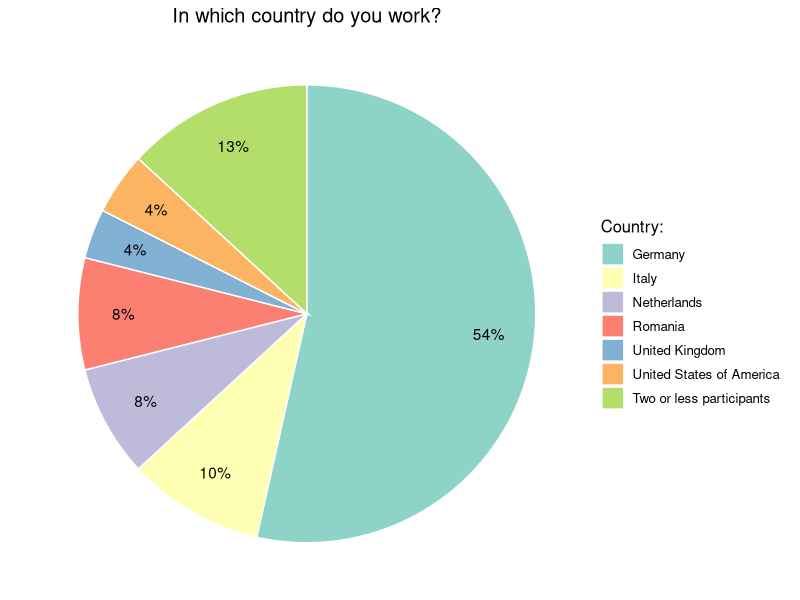

Generate this figure with R: (Note: this script raises an error after producing the figure.)
library(ggplot2)
library(ggthemes)
library(ggrepel)

#multiple plots
library(patchwork)
library(gridExtra)

library(reshape2)
library(dplyr)

library(RColorBrewer)

library(stringr)

library(scales)

## loading data
setwd("D:/GFZ/OpenEM/SurveyReport")
df.raw = read.csv2("./Data/SurveyResp_20221117.csv")

##################################
######## General questions ######
################################

#more options for pie charts here: 
## https://r-charts.com/part-whole/pie-chart-labels-outside-ggplot2/



### 1) In which country do you work? ############
  head(df.raw)
  
  #reducing the data to something simpler
  df.sel = df.raw[,c(1,2)]
  df.sel <- df.sel %>% group_by(In.which.country.do.you.work.) %>% summarize(count=n())
  
  sum(df.sel$count)
  df.sel$Percent = df.sel$count/sum(df.sel$count)*100
  
  
  #combining countries with low number of participation into groups
  df.sel$Group <- df.sel$In.which.country.do.you.work.

  #df.sel$Group[df.sel$count==1] <- "Canada, Croatia, Greece, Luxembourg, Portugal, Slovenia, Sweden"
  #df.sel$Group[df.sel$count==2] <- "Austria, France, Spain, Switzerland"
  
  df.sel$Group[df.sel$count<=2] <- "Two or less participants"
  
  
  #creating a new group
  df.sel2 <- df.sel %>% group_by(Group) %>% summarize(Sum=sum(count))
  df.sel2$Percent = df.sel2$Sum/sum(df.sel2$Sum)*100
  
  
  
  #Sorting alphabetically + 2 or less participants
  sort(unique(df.sel2$Group))
  df.sel2$Group_Sorted <- factor(df.sel2$Group,
                                 levels=c(
                                   "Germany",
                                   "Italy",
                                   "Netherlands",
                                   "Romania",
                                   "United Kingdom",
                                   "United States of America",
                                   "Two or less participants"
                                   ))
  

  head(df.sel2)
  #% labels within pie chart
  df.sel2 <- df.sel2 %>% 
    mutate(csum = rev(cumsum(rev(Sum))), 
           pos = Sum/2 + lead(csum, 1),
           pos = if_else(is.na(pos), Sum/2, pos)) %>% 
    mutate(legend_labs = paste0(Group_Sorted, " (", percent(df.sel2$Sum/sum(df.sel2$Sum)), ")"))%>% 
    mutate(percent2 = paste0( percent(df.sel2$Sum/sum(df.sel2$Sum),1)))
  
      
  
  # adapted from: https://r-graph-gallery.com/piechart-ggplot2.html

  Q01_plot <- ggplot(df.sel2, aes(x="", y=Percent, fill=Group_Sorted)) +
    geom_bar(stat="identity", width=1,color="white") +
    #coord_polar("y", start=0)+
    coord_polar("y", start=0,direction = -1) + 
    scale_fill_brewer(palette="Set3",name = "Country:")+
    geom_text(aes(label = percent2,x=1.3),
              position = position_stack(vjust = 0.5)) +
    
    #scale_fill_manual(values = spectral)+
    theme_void()+
    theme(legend.position="right",
          text=element_text(size=12),
          plot.title = element_text(hjust = 0.5)) + 
    ggtitle("In which country do you work?")
  
  Q01_plot 
  

  #saving data structure to file
  write.csv2(df.sel,"./Plotsdata/Q01_Country.csv")
  write.csv2(df.sel2,"./Plotsdata/Q01_Country_PLOTONLY.csv")
  
  

  # Saving plot
  png(file="./Plots/Q01_Country.png", units="in", width=8, height=5, res=600)

  print(Q01_plot)
  
  dev.off()
  

  

### 2) What type of organization do you work for? ############
  
  
  #reducing the data to something simpler
  df.sel = df.raw[,c(1,3)]
  head(df.sel)
  
  df.sel <- df.sel %>% group_by(What.type.of.organization.do.you.work.for.) %>% summarize(count=n())
  
  sum(df.sel$count)
  df.sel$Percent = df.sel$count/sum(df.sel$count)*100
  
  # adding extra colors to the pallete
  nb.cols <- 7
  mycolors <- colorRampPalette(brewer.pal(7, "Spectral"))(nb.cols)
  
  names(df.sel)
  #% labels within pie chart
  df.sel <- df.sel %>% 
    mutate(csum = rev(cumsum(rev(count))), 
           pos = count/2 + lead(csum, 1),
           pos = if_else(is.na(pos), count/2, pos)) %>% 
    mutate(legend_labs = paste0(What.type.of.organization.do.you.work.for., 
                                " (", percent(df.sel$count/sum(df.sel$count)), ")"))%>% 
    mutate(percent2 = paste0( percent(df.sel$count/sum(df.sel$count),1)))
  
  
  # adapted from: https://r-graph-gallery.com/piechart-ggplot2.html
  
  df.sel$Organization = factor(df.sel$What.type.of.organization.do.you.work.for.,levels = unique(df.sel$What.type.of.organization.do.you.work.for.))

  
  #saving data structure to file
  write.csv2(df.sel,"./Plotsdata/Q02_TypeOrganization.csv")
  
  
  #ploting 
  ggplot(df.sel, aes(x="", y=Percent, fill=legend_labs)) +
    geom_bar(stat="identity", width=1,color="white") +
    coord_polar("y") + 
    scale_fill_brewer(palette="Spectral",name = "What type of organisation you work for?:")+
    #geom_text(aes(label = percent2),
    #          position = position_stack(vjust = 0.5)) +
    #geom_label_repel(data = df.sel,
    #                 aes(x="",y = Percent, label = percent2),
    #                 size = 4.5, nudge_x = 1, show.legend = FALSE) +
    theme_void()
  
  
### 4) Which role applies primarily to you? ############
  
  #reducing the data to something simpler
  df.sel = df.raw[,c(1,5)]
  head(df.sel)
  
  df.sel <- df.sel %>% group_by(Which.role.applies.primarily.to.you.) %>% summarize(count=n())
  
  sum(df.sel$count)
  df.sel$Percent = df.sel$count/sum(df.sel$count)*100
  
  #% labels within pie chart
  df.sel <- df.sel %>% 
    mutate(csum = rev(cumsum(rev(count))), 
           pos = count/2 + lead(csum, 1),
           pos = if_else(is.na(pos), count/2, pos)) %>% 
    mutate(legend_labs = paste0(Which.role.applies.primarily.to.you., 
                                " (", percent(df.sel$count/sum(df.sel$count)), ")"))%>% 
    mutate(percent2 = paste0( percent(df.sel$count/sum(df.sel$count),1)))
  
  # adding extra colors to the pallete
  nb.cols <- 7
  mycolors <- colorRampPalette(brewer.pal(7, "Spectral"))(nb.cols)
  
  #saving data structure to file
  write.csv2(df.sel,"./Plotsdata/Q04_Roles.csv")
  
  
  ggplot(df.sel, aes(x="", y=Percent, fill=legend_labs)) +
    geom_bar(stat="identity", width=1,color="white") +
    coord_polar("y", start=0)+
    #scale_fill_brewer(palette="Spectral")+
    scale_fill_brewer(palette="Spectral",name = "Which role applies to you?:")+
    theme_void()
  
  
### 5) What is your gender identity ############
  
  #reducing the data to something simpler
  df.sel = df.raw[,c(1,9)]
  head(df.sel)
  
  #removing a not acceptable answer - user tagged all options
  unique(df.sel$What.is.your.gender.identity.)
  df.sel <- df.sel[-(102),]
  
  #grouping
  df.sel <- df.sel %>% group_by(What.is.your.gender.identity.) %>% summarize(count=n())
  
  df.sel$Percent = df.sel$count/sum(df.sel$count)*100
  df.sel <- df.sel %>% 
    mutate(csum = rev(cumsum(rev(count))), 
           pos = count/2 + lead(csum, 1),
           pos = if_else(is.na(pos), count/2, pos)) %>% 
    mutate(legend_labs = paste0(What.is.your.gender.identity., 
                                " (", percent(df.sel$count/sum(df.sel$count)), ")"))%>% 
    mutate(percent2 = paste0( percent(df.sel$count/sum(df.sel$count),1)))
  
  #saving data structure to file
  write.csv2(df.sel,"./Plotsdata/Q05_GenderIdentity.csv")
  
  # plotting
  png(file="./Plots/Q05_GenderIdentity.png", units="in", width=8, height=5, res=600)
  
  
  print(
  ggplot(df.sel, aes(x="", y=Percent, fill=legend_labs)) +
    geom_bar(stat="identity", width=1,color="white") +
    coord_polar("y", start=0)+
    scale_fill_brewer(#name = ,
                      palette="Spectral")+
    theme_void()+
    theme(legend.position="bottom",
          legend.title=element_blank(),
          text=element_text(size=8))+
    labs(title="What is your gender identity?")
  
  )
  dev.off()

### 6) What are your main fields of application? ############
  
  #reducing the data to something simpler
  df.sel = df.raw[,c(1,10,13)]
  head(df.sel)
  
  df.sel <- df.sel %>% group_by(What.are.your.main.fields.of.application.) %>% summarize(count=n())
  
  
  #in this case we need to disagregate the answers given that the survey asked for multiple response per submission
  head(df.sel)
  
  df.new = data.frame(FieldApplication=character())
  
  for (i in 1:nrow(df.sel)){
    #print(i)
    
    temp_split = strsplit(df.sel[i,1]$What.are.your.main.fields.of.application.,split=";")[[1]]
    for (j in 1:length(temp_split)){
      
      #print(j)
      #in some cases, the first letter of the string was a space, so this needs to be corrected
      tmp_str = temp_split[j]
      if (substr(tmp_str,1,1)== " "){
        tmp_str = substr(tmp_str,2,nchar(tmp_str))
      }
      
      
      df.tmp = data.frame(FieldApplication=tmp_str)
      df.new = rbind(df.new,df.tmp)
    }
  }
  
  
  #actual number of participants
  total_participants = 82 +32

  #and now we need to group them again
  df.new.sel <- df.new %>% group_by(FieldApplication) %>% summarize(count=n())
  df.new.sel$Percent = df.new.sel$count/total_participants*100
  

  
  #grouping
  df.new.sel <- df.new.sel %>% 
    mutate(csum = rev(cumsum(rev(count))), 
           pos = count/2 + lead(csum, 1),
           pos = if_else(is.na(pos), count/2, pos)) %>% 
    mutate(legend_labs = paste0(FieldApplication, 
                                " (", percent(df.new.sel$count/total_participants), ")"))%>% 
    mutate(percent2 = paste0( percent(df.new.sel$count/total_participants,1)))

  sort(df.new.sel$FieldApplication)
  
  df.new.sel$FieldApplication_sort <- factor(df.new.sel$FieldApplication,  
                                        levels = c("Agriculture / land degradation",
                                                   "Atmosphere / weather" ,
                                                   "Climate / carbon" ,
                                                   "Coastal marine areas",
                                                   "Energy / mineral resources",
                                                   "Forestry",
                                                   "Infrastructure / transportation",
                                                   "Nature conservation / biodiversity",
                                                   "Risk / hazards",
                                                   "Water resources",
                                                   "Other") )
  
  
  
  #saving data structure to file
  write.csv2(df.new.sel,"./Plotsdata/Q06_FieldsOfApplication.csv")
  
  
  
  
  plt.fieldapp <- 
  ggplot(df.new.sel, aes(x="", y=Percent, fill=FieldApplication_sort)) +
    geom_bar(stat="identity",width=1,color="white")+
    coord_polar("y", start=0,direction=-1)+
    #sets y axis as a percentage scale
    scale_y_continuous(labels = scales::percent)+
    geom_text(aes(label = percent2,x=1.3),
              position = position_stack(vjust = 0.5)) +
    
    scale_fill_brewer(palette="Spectral")+
    theme_void()+
    theme(legend.position="right",
          legend.title=element_blank(),
          text=element_text(size=15)
    )+
    theme(plot.title = element_text(hjust = 0.5))+
    labs(title="What is your field of application?")
    
  plt.fieldapp
  
  # plotting
  png(file="./Plots/Q06_FieldOfApplication.png", units="in", width=8, height=4, res=600)
  
  
  print(plt.fieldapp)
  
  dev.off()
  

  
  
### 7) What is your age ############
  
  
  #reducing the data to something simpler
  df.sel = df.raw[,c(1,12)]
  head(df.sel)
  
  df.sel <- df.sel %>% group_by(What.is.your.age.) %>% summarize(count=n())
  
  sum(df.sel$count)
  df.sel$Percent = df.sel$count/sum(df.sel$count)*100
  
  # adding extra colors to the pallete
  nb.cols <- 7
  mycolors <- colorRampPalette(brewer.pal(7, "Spectral"))(nb.cols)
  
  #saving data structure to file
  write.csv2(df.sel,"./Plotsdata/Q07_Age.csv")
  
  ggplot(df.sel, aes(x="", y=Percent, fill=What.is.your.age.)) +
    geom_bar(stat="identity", width=1,color="white") +
    coord_polar("y", start=0)+
    scale_fill_brewer(palette="Spectral")+
    theme_void()
  
### 8) You are primarily... user / producer of spatial data ############
  
  #reducing the data to something simpler
  df.sel = df.raw[,c(1,13)]
  head(df.sel)
  
  df.sel <- df.sel %>% group_by(You.are.primarily...) %>% summarize(count=n())
  
  sum(df.sel$count)
  df.sel$Percent = df.sel$count/sum(df.sel$count)*100
  
  #% labels within pie chart
  df.sel <- df.sel %>% 
    mutate(csum = rev(cumsum(rev(count))), 
           pos = count/2 + lead(csum, 1),
           pos = if_else(is.na(pos), count/2, pos)) %>% 
    mutate(legend_labs = paste0(You.are.primarily..., 
                                " (", percent(df.sel$count/sum(df.sel$count)), ")"))%>% 
    mutate(percent2 = paste0( percent(df.sel$count/sum(df.sel$count),1)))
  
  # adding extra colors to the pallete
  nb.cols <- 7
  mycolors <- colorRampPalette(brewer.pal(7, "Spectral"))(nb.cols)
  
  
  plt.usertype <- 
  ggplot(df.sel, aes(x="", y=Percent, fill=You.are.primarily...)) +
    geom_bar(stat="identity",width=1,color="white")+
    coord_polar("y", start=0,direction=-1)+
    #sets y axis as a percentage scale
    scale_y_continuous(labels = scales::percent)+
    geom_text(aes(label = percent2,x=1.3),
              position = position_stack(vjust = 0.5)) +
    
    #scale_fill_manual(values=c("#0072B2","#D55E00"))+
    theme_void()+
    theme(legend.position="right",
          legend.title=element_blank(),
          text=element_text(size=15)
    )+
    theme(plot.title = element_text(hjust = 0.5))+
    labs(title="You are primarily a ...")
    
  plt.usertype
  

  #saving data structure to file
  write.csv2(df.sel,"./Plotsdata/Q08_UserType.csv")
  
  # plotting
  png(file="./Plots/Q08_UserType.png", units="in", width=8, height=4, res=600)
  

  print(plt.usertype)

  dev.off()
